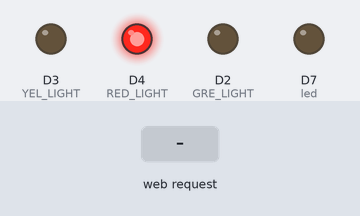
This sketch was run on a simulated ESP8266 (Wemos D1 mini). Shown: output pins drawn as LEDs (lit = HIGH). The inputs (shaded band) are chosen by the test bench. WiFi joins after 1.5 s; servers stay silent unless stated; what the sketch prints to the serial monitor is not drawn.

Above: at 3.7 s.
3.8 s: HTTP request GET /stoplight/yellow received
At 5.0 s:
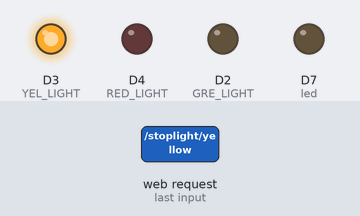
5.3 s: HTTP request GET /stoplight/green received
At 6.3 s:
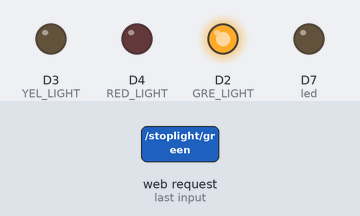
6.8 s: HTTP request GET /stoplight/red received
At 7.4 s:
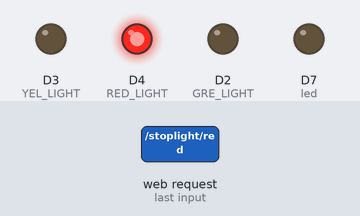
Timing chart, 0 to 9.8 s (numbered marks = the images above; inputs shaded):
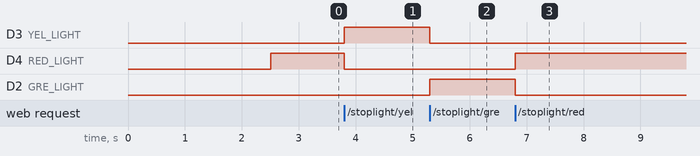

The sketch:

wemos-stoplight.ino
```cpp
#include <ESP8266WiFi.h>
#include <ESP8266WiFiMulti.h>
#include <ESP8266WebServer.h>
#include <ESP8266mDNS.h>
#import "html.h"

bool CYCLE = true;
long startOfCycleTime = millis();

ESP8266WebServer server(80);

const int led = 13;
const int RED_LIGHT = D4;
const int YEL_LIGHT = D3;
const int GRE_LIGHT = D2;

void handleRoot() {
  digitalWrite(led, 1);
  String page = INDEX_PAGE;
  server.send(200, "text/html", page);
  digitalWrite(led, 0);
}

void setLED(String light) {
  digitalWrite(RED_LIGHT, (light == "red"));
  digitalWrite(YEL_LIGHT, (light == "yellow"));
  digitalWrite(GRE_LIGHT, (light == "green"));
}

String getLEDStatus() {
  if (digitalRead(RED_LIGHT)) return "red";
  if (digitalRead(YEL_LIGHT)) return "yellow";
  if (digitalRead(GRE_LIGHT)) return "green";
  return "off";
}

void getStatus() {
    server.send(200, "text/plain", getLEDStatus());
}

void redOn() {
    CYCLE = false;
    setLED("red");
    server.send(200, "text/plain", getLEDStatus());
}

void yellowOn() {
    CYCLE = false;
    setLED("yellow");
    server.send(200, "text/plain", getLEDStatus());
}

void greenOn() {
    CYCLE = false;
    setLED("green");
    server.send(200, "text/plain", getLEDStatus());
}

void off() {
    CYCLE = false;
    setLED("off");
    server.send(200, "text/plain", getLEDStatus());
}

void cycle() {
    CYCLE = true;
    startOfCycleTime = millis();
}

void findKnownWiFiNetworks() {
  ESP8266WiFiMulti wifiMulti;
  WiFi.mode(WIFI_STA);
  wifiMulti.addAP("BYU-WiFi", "");
  wifiMulti.addAP("Hancock2.4G", "Arohanui");
  Serial.println("");
  Serial.print("Connecting to Wifi");
  while (WiFi.status() != WL_CONNECTED) {
    Serial.print(".");
    wifiMulti.run();
    delay(1000);
  }
  Serial.println("");
  Serial.print("Connected to ");
  Serial.println(WiFi.SSID().c_str());
  Serial.print("IP address: ");
  Serial.println(WiFi.localIP());
}

void setup(void) {
  pinMode(led, OUTPUT);
  digitalWrite(led, 0);
  Serial.begin(115200);

  findKnownWiFiNetworks();

  pinMode(RED_LIGHT, OUTPUT);
  pinMode(YEL_LIGHT, OUTPUT);
  pinMode(GRE_LIGHT, OUTPUT);

  if (MDNS.begin("esp8266")) {
    Serial.println("MDNS responder started");
  }

  server.on("/", handleRoot);

  server.on("/stoplight/status", getStatus);
  server.on("/stoplight/red", redOn);
  server.on("/stoplight/yellow", yellowOn);
  server.on("/stoplight/green", greenOn);
  server.on("/stoplight/cycle", cycle);
  server.on("/stoplight/off", off);

  server.onNotFound(handleRoot);

  server.begin();
  Serial.println("HTTP server started");
  cycle();
}

void loop(void) {
  server.handleClient();
  MDNS.update();
  if (CYCLE) {
    if (millis() < startOfCycleTime + 4000) setLED("red");
    if (millis() > startOfCycleTime + 4000 && millis() < startOfCycleTime + 8000) setLED("green");
    if (millis() > startOfCycleTime + 8000 && millis() < startOfCycleTime + 12000) setLED("yellow");
    if (millis() > startOfCycleTime + 12000) cycle();
  }
}
```

html.h
```cpp
const char INDEX_PAGE[] PROGMEM = R"=====(<html>
    <head>
        <title>Stoplight</title>
        <style>
            .stoplight-background {
                background-color: black;
                width: 400px;
                height: 700px;
                border-radius: 40px;
            }
            .stoplight-light {
                width: 200px;
                height:200px;
                border-radius: 50%;
                z-index: 100;
                position: relative;
                align-content: center;
                margin: 20px;
            }
            .stoplight-red {
                background-color: #A00;
            }
            .stoplight-yellow {
                background-color: #AA0;
            }
            .stoplight-green {
                background-color: darkgreen;
            }
            .stoplight-red-on {
                background-color: #F00;
                box-shadow: rgba(0, 0, 0, 0.2) 0 -1px 7px 1px, inset #441313 0 -1px 9px, rgba(255, 0, 0, 0.5) 0 2px 0;
            }
            .stoplight-yellow-on {
                background-color: #FF0;
                box-shadow: rgba(0, 0, 0, 0.2) 0 -1px 7px 1px, inset #808002 0 -1px 9px, #FF0 0 2px 0;
              }
            .stoplight-green-on {
                background-color: #ABFF00;
                box-shadow: rgba(0, 0, 0, 0.2) 0 -1px 7px 1px, inset #304701 0 -1px 9px, #89FF00 0 2px 12px;
              }
            .center {
                margin: auto;
                padding: 10px;
            }
        </style>
        <script type="text/javascript" src="http://code.jquery.com/jquery-1.7.1.min.js"></script>
        <script>
            let checkLight = setInterval(function() { changeLight('status') },1000)
            let APIurl = "/stoplight/"
            let previousLightID = ""
            function setLight(data) {
                divID = data + "Light"
                if (divID != previousLightID) {
                    $("#" + previousLightID).removeClass("stoplight-red-on stoplight-yellow-on stoplight-green-on");
                }
                $("#" + divID).addClass("stoplight-" + data + "-on");
                previousLightID = divID
            }
            function changeLight(endpoint) {
                $.ajax({
                    type: "GET",
                    dataType: "text",
                    url: APIurl + endpoint,
                    success: function(data) {
                        setLight(data)
                    }
                });
            }
        </script>
    </head>
    <body onload="changeLight('status')">
        <div class="stoplight-background center">
            <div id="redLight" class="stoplight-light stoplight-red center" onclick="changeLight('red');"></div>
            <div id="yellowLight" class="stoplight-light stoplight-yellow center" onclick="changeLight('yellow');"></div>
            <div id="greenLight" class="stoplight-light stoplight-green center" onclick="changeLight('green');"></div>
        </div>
        <div class="center">
                <button id="cycle" onclick="changeLight('cycle');">Cycle</button>
                <button id="off" onclick="changeLight('off');">Off</button>
        </div>
    </body>
</html>)=====";
```

Measured:
- after the input at 3.8 s, D3 (YEL_LIGHT): LOW → HIGH at once; D4 (RED_LIGHT): HIGH → LOW at once
- after the input at 5.3 s, D3 (YEL_LIGHT): HIGH → LOW at once; D2 (GRE_LIGHT): LOW → HIGH at once
- after the input at 6.8 s, D4 (RED_LIGHT): LOW → HIGH at once; D2 (GRE_LIGHT): HIGH → LOW at once
